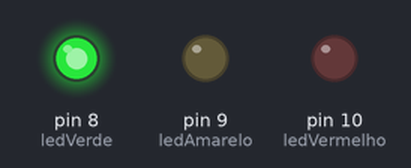
The sketch below on a simulated Arduino Uno, built with avr-gcc and run on an emulated ATmega328P. On the bench: output pins drawn as LEDs (lit = HIGH).

Above: at 1.5 s.
At 3.6 s:
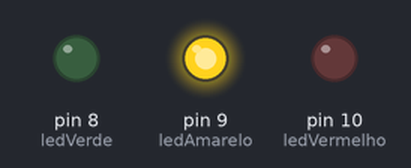
At 5.7 s:
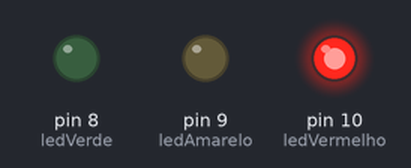
At 7.25 s:
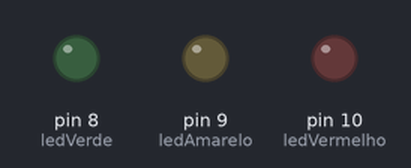
Timing chart, 0 to 9.5 s (numbered marks = the images above):
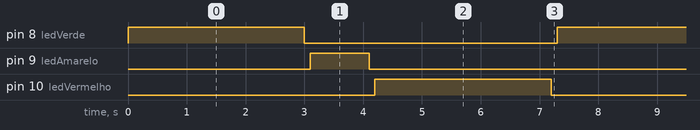

Measured:
- by itself, pin 8 (ledVerde), pin 10 (ledVermelho): alternates HIGH for 3.0 s and LOW for 4.3 s
- by itself, pin 9 (ledAmarelo): alternates HIGH for 1.0 s and LOW for 6.3 s
- by itself, everything shown: repeats every 7.3 s, in 6 steps

The sketch:

sketch_oct28a.ino
```cpp
const int ledVerde = 8;
const int ledAmarelo = 9;
const int ledVermelho = 10;

void setup() {
  pinMode(ledVerde,OUTPUT);
  pinMode(ledAmarelo,OUTPUT);
  pinMode(ledVermelho,OUTPUT);
}

void loop() {
  digitalWrite(ledVerde, HIGH);
  delay(3000);
  digitalWrite(ledVerde, LOW);
  delay(100);

  digitalWrite(ledAmarelo, HIGH);
  delay(1000);
  digitalWrite(ledAmarelo, LOW);
  delay(100);

  digitalWrite(ledVermelho, HIGH);
  delay(3000);
  digitalWrite(ledVermelho, LOW);
  delay(100);
}
```
